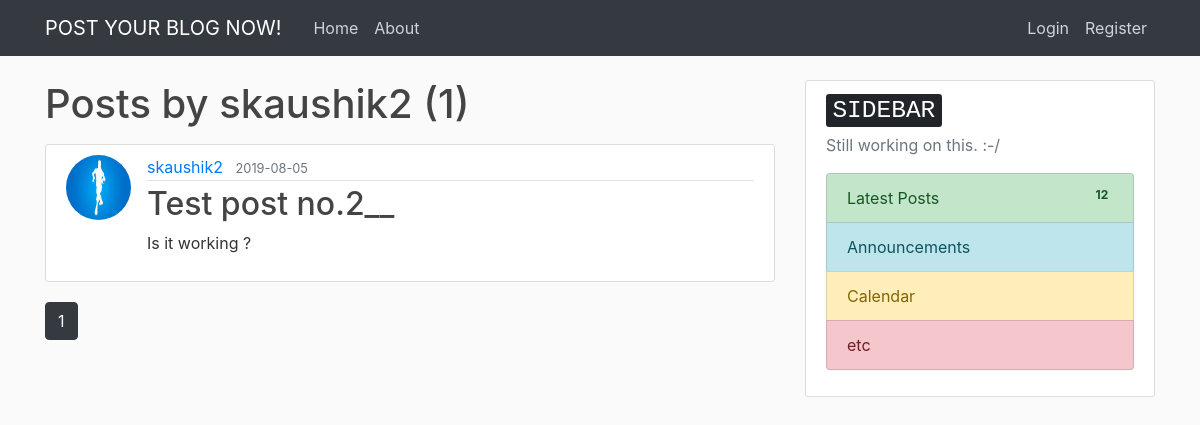
Screenshot of /user/skaushik2 with the database file from the repository.
### flaskblog/models.py (models this page shows, shortened)
class User(db.Model, UserMixin):
    id = db.Column(db.Integer, primary_key=True)
    username = db.Column(db.String(20), unique=True, nullable=False)
    email = db.Column(db.String(120), unique=True, nullable=False)
    image_file = db.Column(db.String(20), nullable=False, default='default.jpg')
    password = db.Column(db.String(60), nullable=False)
    posts = db.relationship('Post', backref='author', lazy=True)

class Post(db.Model):
    id = db.Column(db.Integer, primary_key=True)
    title = db.Column(db.String(100), nullable=False)
    date_posted = db.Column(db.DateTime, nullable=False, default=datetime.utcnow)
    content = db.Column(db.Text, nullable=False)
    user_id = db.Column(db.Integer, db.ForeignKey('user.id'), nullable=False)

### flaskblog/users/routes.py (the view)
@users.route("/user/<string:username>")
def user_posts(username):
    page = request.args.get('page', 1, type=int)
    user = User.query.filter_by(username=username).first_or_404()
    posts = Post.query.filter_by(author=user)\
        .order_by(Post.date_posted.desc())\
        .paginate(page=page, per_page=5)
    return render_template('user_posts.html', posts=posts, user=user)

### flaskblog/templates/user_posts.html
{% extends "layout.html" %}
{% block content %}
    <h1 class="mb-3">Posts by {{ user.username }} ({{ posts.total }})</h1>
    {% for post in posts.items %}
        <article class="media content-section">
          <img class="rounded-circle article-img" src="{{ url_for('static', filename='profile_pics/' + post.author.image_file) }}">
          <div class="media-body">
            <div class="article-metadata">
              <a class="mr-2" href="{{ url_for('users.user_posts', username=post.author.username) }}">{{ post.author.username }}</a>
              <small class="text-muted">{{ post.date_posted.strftime('%Y-%m-%d') }}</small>
            </div>
            <h2><a class="article-title" href="{{ url_for('posts.post', post_id=post.id) }}">{{ post.title }}</a></h2>
            <p class="article-content">{{ post.content }}</p>
          </div>
        </article>
    {% endfor %}
    {% for page_num in posts.iter_pages(left_edge=1, right_edge=1, left_current=1, right_current=2) %}
      {% if page_num %}
        {% if posts.page == page_num %}
          <a class="btn btn-dark mb-4" href="{{ url_for('users.user_posts', username=user.username, page=page_num) }}">{{ page_num }}</a>
        {% else %}
          <a class="btn btn-outline-dark mb-4" href="{{ url_for('users.user_posts', username=user.username, page=page_num) }}">{{ page_num }}</a>
        {% endif %}
      {% else %}
        ...
      {% endif %}
    {% endfor %}
{% endblock content %}

### flaskblog/static/main.css (style rules this page uses)
body { background: #fafafa; color: #333333; margin-top: 5rem; }
h1, h2, h3, h4, h5, h6 { color: #444444; }
.content-section { background: #ffffff; padding: 10px 20px; border: 1px solid #dddddd; border-radius: 3px; margin-bottom: 20px; }
.article-title { color: #444444; }
.article-content { white-space: pre-line; }
.article-img { height: 65px; width: 65px; margin-right: 16px; }
.article-metadata { padding-bottom: 1px; margin-bottom: 4px; border-bottom: 1px solid #e3e3e3 }

### rows the page displays
User: username "skaushik2"
Post: image_file (placeholder picture), author.username "skaushik2", date_posted "2019-08-05", title "Test post no.2__", content "Is it working ?"

### other values shown
{{ posts.total }} "1"
{{ page_num }} "1"
